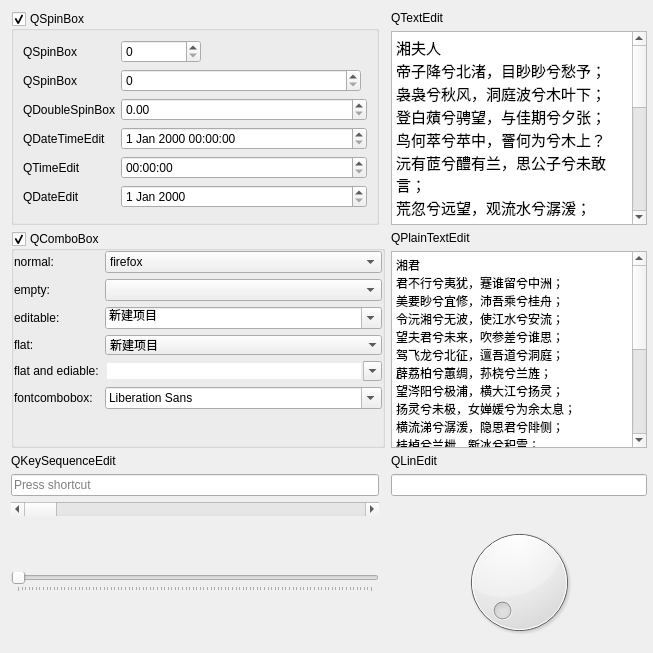
     <widget class="QWidget" name="tab_5">
      <attribute name="title">
       <string>Input Widgets</string>
      </attribute>
      <layout class="QGridLayout" name="gridLayout_5">
       <property name="rightMargin">
        <number>6</number>
       </property>
       <property name="spacing">
        <number>6</number>
       </property>
       <item row="1" column="2">
        <widget class="QTextEdit" name="textEdit">
         <property name="html">
          <string>&lt;!DOCTYPE HTML PUBLIC &quot;-//W3C//DTD HTML 4.0//EN&quot; &quot;http://www.w3.org/TR/REC-html40/strict.dtd&quot;&gt;
&lt;html&gt;&lt;head&gt;&lt;meta name=&quot;qrichtext&quot; content=&quot;1&quot; /&gt;&lt;style type=&quot;text/css&quot;&gt;
p, li { white-space: pre-wrap; }
&lt;/style&gt;&lt;/head&gt;&lt;body style=&quot; font-family:'Cantarell'; font-size:11pt; font-weight:400; font-style:normal;&quot;&gt;
&lt;p style=&quot; margin-top:0px; margin-bottom:0px; margin-left:0px; margin-right:0px; -qt-block-indent:0; text-indent:0px;&quot;&gt;湘夫人&lt;/p&gt;
&lt;p style=&quot; margin-top:0px; margin-bottom:0px; margin-left:0px; margin-right:0px; -qt-block-indent:0; text-indent:0px;&quot;&gt;帝子降兮北渚，目眇眇兮愁予；&lt;/p&gt;
&lt;p style=&quot; margin-top:0px; margin-bottom:0px; margin-left:0px; margin-right:0px; -qt-block-indent:0; text-indent:0px;&quot;&gt;袅袅兮秋风，洞庭波兮木叶下；&lt;/p&gt;
&lt;p style=&quot; margin-top:0px; margin-bottom:0px; margin-left:0px; margin-right:0px; -qt-block-indent:0; text-indent:0px;&quot;&gt;登白薠兮骋望，与佳期兮夕张；&lt;/p&gt;
&lt;p style=&quot; margin-top:0px; margin-bottom:0px; margin-left:0px; margin-right:0px; -qt-block-indent:0; text-indent:0px;&quot;&gt;鸟何萃兮苹中，罾何为兮木上？&lt;/p&gt;
&lt;p style=&quot; margin-top:0px; margin-bottom:0px; margin-left:0px; margin-right:0px; -qt-block-indent:0; text-indent:0px;&quot;&gt;沅有茝兮醴有兰，思公子兮未敢言；&lt;/p&gt;
&lt;p style=&quot; margin-top:0px; margin-bottom:0px; margin-left:0px; margin-right:0px; -qt-block-indent:0; text-indent:0px;&quot;&gt;荒忽兮远望，观流水兮潺湲；&lt;/p&gt;
&lt;p style=&quot; margin-top:0px; margin-bottom:0px; margin-left:0px; margin-right:0px; -qt-block-indent:0; text-indent:0px;&quot;&gt;麋何食兮庭中，蛟何为兮水裔；&lt;/p&gt;
&lt;p style=&quot; margin-top:0px; margin-bottom:0px; margin-left:0px; margin-right:0px; -qt-block-indent:0; text-indent:0px;&quot;&gt;朝驰余马兮江皋，夕济兮西澨；&lt;/p&gt;
&lt;p style=&quot; margin-top:0px; margin-bottom:0px; margin-left:0px; margin-right:0px; -qt-block-indent:0; text-indent:0px;&quot;&gt;闻佳人兮召余，将腾驾兮偕逝；&lt;/p&gt;
&lt;p style=&quot; margin-top:0px; margin-bottom:0px; margin-left:0px; margin-right:0px; -qt-block-indent:0; text-indent:0px;&quot;&gt;筑室兮水中，葺之兮荷盖；&lt;/p&gt;
&lt;p style=&quot; margin-top:0px; margin-bottom:0px; margin-left:0px; margin-right:0px; -qt-block-indent:0; text-indent:0px;&quot;&gt;荪壁兮紫坛，播芳椒兮成堂；&lt;/p&gt;
&lt;p style=&quot; margin-top:0px; margin-bottom:0px; margin-left:0px; margin-right:0px; -qt-block-indent:0; text-indent:0px;&quot;&gt;桂栋兮兰橑，辛夷楣兮药房；&lt;/p&gt;
&lt;p style=&quot; margin-top:0px; margin-bottom:0px; margin-left:0px; margin-right:0px; -qt-block-indent:0; text-indent:0px;&quot;&gt;罔薜荔兮为帷，擗蕙櫋兮既张；&lt;/p&gt;
&lt;p style=&quot; margin-top:0px; margin-bottom:0px; margin-left:0px; margin-right:0px; -qt-block-indent:0; text-indent:0px;&quot;&gt;白玉兮为镇，疏石兰兮为芳；&lt;/p&gt;
&lt;p style=&quot; margin-top:0px; margin-bottom:0px; margin-left:0px; margin-right:0px; -qt-block-indent:0; text-indent:0px;&quot;&gt;芷葺兮荷屋，缭之兮杜衡；&lt;/p&gt;
&lt;p style=&quot; margin-top:0px; margin-bottom:0px; margin-left:0px; margin-right:0px; -qt-block-indent:0; text-indent:0px;&quot;&gt;合百草兮实庭，建芳馨兮庑门；&lt;/p&gt;
&lt;p style=&quot; margin-top:0px; margin-bottom:0px; margin-left:0px; margin-right:0px; -qt-block-indent:0; text-indent:0px;&quot;&gt;九嶷缤兮并迎，灵之来兮如云；&lt;/p&gt;
&lt;p style=&quot; margin-top:0px; margin-bottom:0px; margin-left:0px; margin-right:0px; -qt-block-indent:0; text-indent:0px;&quot;&gt;捐余袂兮江中，遗余褋兮醴浦；&lt;/p&gt;
&lt;p style=&quot; margin-top:0px; margin-bottom:0px; margin-left:0px; margin-right:0px; -qt-block-indent:0; text-indent:0px;&quot;&gt;搴汀洲兮杜若，将以遗兮远者；&lt;/p&gt;
&lt;p style=&quot; margin-top:0px; margin-bottom:0px; margin-left:0px; margin-right:0px; -qt-block-indent:0; text-indent:0px;&quot;&gt;时不可兮骤得，聊逍遥兮容与！&lt;/p&gt;&lt;/body&gt;&lt;/html&gt;</string>
         </property>
        </widget>
       </item>
       <item row="0" column="2">
        <widget class="QLabel" name="label_9">
         <property name="text">
          <string>QTextEdit</string>
         </property>
        </widget>
       </item>
       <item row="10" column="0">
        <widget class="QScrollBar" name="horizontalScrollBar">
         <property name="orientation">
          <enum>Qt::Horizontal</enum>
         </property>
        </widget>
       </item>
       <item row="8" column="0">
        <widget class="QLabel" name="label_11">
         <property name="text">
          <string>QKeySequenceEdit</string>
         </property>
        </widget>
       </item>
       <item row="13" column="0">
        <widget class="QSlider" name="horizontalSlider">
         <property name="orientation">
          <enum>Qt::Horizontal</enum>
         </property>
         <property name="tickPosition">
          <enum>QSlider::TicksBelow</enum>
         </property>
        </widget>
       </item>
       <item row="4" column="2">
        <widget class="QLabel" name="label_5">
         <property name="text">
          <string>QPlainTextEdit</string>
         </property>
        </widget>
       </item>
       <item row="5" column="2">
        <widget class="QPlainTextEdit" name="plainTextEdit">
         <property name="plainText">
          <string>湘君
君不行兮夷犹，蹇谁留兮中洲；
美要眇兮宜修，沛吾乘兮桂舟；
令沅湘兮无波，使江水兮安流；
望夫君兮未来，吹参差兮谁思；
驾飞龙兮北征，邅吾道兮洞庭；
薜荔柏兮蕙绸，荪桡兮兰旌；
望涔阳兮极浦，横大江兮扬灵；
扬灵兮未极，女婵媛兮为余太息；
横流涕兮潺湲，隐思君兮陫侧；
桂棹兮兰枻，斵冰兮积雪；
采薜荔兮水中，搴芙蓉兮木末；
心不同兮媒劳，恩不甚兮轻绝；
石濑兮浅浅，飞龙兮翩翩；
交不忠兮怨长，期不信兮告余以不闲；
朝骋骛兮江皋，夕弭节兮北渚；
鸟次兮屋上，水周兮堂下；
捐余玦兮江中，遗余佩兮醴浦；
采芳洲兮杜若，将以遗兮下女；
时不可兮再得，聊逍遥兮容与。</string>
         </property>
        </widget>
       </item>
       <item row="9" column="0">
        <widget class="QKeySequenceEdit" name="keySequenceEdit"/>
       </item>
       <item row="8" column="2">
        <widget class="QLabel" name="label_10">
         <property name="text">
          <string>QLinEdit</string>
         </property>
        </widget>
       </item>
       <item row="9" column="2">
        <widget class="QLineEdit" name="lineEdit"/>
       </item>
       <item row="0" column="0" rowspan="2">
        <widget class="QGroupBox" name="groupBox_9">
         <property name="title">
          <string>QSpinBox</string>
         </property>
         <property name="checkable">
          <bool>true</bool>
         </property>
         <layout class="QGridLayout" name="gridLayout_9" columnstretch="0,0,0">
          <item row="0" column="0">
           <widget class="QLabel" name="label_8">
            <property name="text">
             <string>QSpinBox</string>
            </property>
           </widget>
          </item>
          <item row="1" column="0">
           <widget class="QLabel" name="label_29">
            <property name="text">
             <string>QSpinBox</string>
            </property>
           </widget>
          </item>
          <item row="3" column="0">
           <widget class="QLabel" name="label_32">
            <property name="text">
             <string>QDateTimeEdit</string>
            </property>
           </widget>
          </item>
          <item row="5" column="0">
           <widget class="QLabel" name="label_34">
            <property name="text">
             <string>QDateEdit</string>
            </property>
           </widget>
          </item>
          <item row="2" column="0">
           <widget class="QLabel" name="label_31">
            <property name="text">
             <string>QDoubleSpinBox</string>
            </property>
           </widget>
          </item>
          <item row="4" column="0">
           <widget class="QLabel" name="label_33">
            <property name="text">
             <string>QTimeEdit</string>
            </property>
           </widget>
          </item>
          <item row="1" column="1">
           <widget class="QSpinBox" name="spinBox_3">
            <property name="sizePolicy">
             <sizepolicy hsizetype="Preferred" vsizetype="Fixed">
              <horstretch>0</horstretch>
              <verstretch>0</verstretch>
             </sizepolicy>
            </property>
            <property name="minimumSize">
             <size>
              <width>240</width>
              <height>0</height>
             </size>
            </property>
            <property name="maximumSize">
             <size>
              <width>240</width>
              <height>16777215</height>
             </size>
            </property>
           </widget>
          </item>
          <item row="2" column="1" colspan="2">
           <widget class="QDoubleSpinBox" name="doubleSpinBox_2"/>
          </item>
          <item row="3" column="1" colspan="2">
           <widget class="QDateTimeEdit" name="dateTimeEdit_2"/>
          </item>
          <item row="4" column="1" colspan="2">
           <widget class="QTimeEdit" name="timeEdit_2"/>
          </item>
          <item row="5" column="1" colspan="2">
           <widget class="QDateEdit" name="dateEdit_2"/>
          </item>
          <item row="0" column="1">
           <widget class="QSpinBox" name="spinBox_2">
            <property name="sizePolicy">
             <sizepolicy hsizetype="Preferred" vsizetype="Fixed">
              <horstretch>0</horstretch>
              <verstretch>0</verstretch>
             </sizepolicy>
            </property>
            <property name="minimumSize">
             <size>
              <width>80</width>
              <height>0</height>
             </size>
            </property>
            <property name="maximumSize">
             <size>
              <width>80</width>
              <height>16777215</height>
             </size>
            </property>
            <property name="buttonSymbols">
             <enum>QAbstractSpinBox::UpDownArrows</enum>
            </property>
           </widget>
          </item>
         </layout>
        </widget>
       </item>
       <item row="4" column="0" rowspan="2" colspan="2">
        <widget class="QGroupBox" name="groupBox_8">
         <property name="title">
          <string>QComboBox</string>
         </property>
         <property name="checkable">
          <bool>true</bool>
         </property>
         <layout class="QGridLayout" name="gridLayout_8">
          <property name="leftMargin">
           <number>0</number>
          </property>
          <property name="topMargin">
           <number>0</number>
          </property>
          <property name="rightMargin">
           <number>0</number>
          </property>
          <property name="bottomMargin">
           <number>36</number>
          </property>
          <item row="5" column="1">
           <widget class="QFontComboBox" name="fontComboBox_2">
            <property name="sizePolicy">
             <sizepolicy hsizetype="Expanding" vsizetype="Fixed">
              <horstretch>0</horstretch>
              <verstretch>0</verstretch>
             </sizepolicy>
            </property>
           </widget>
          </item>
          <item row="0" column="1">
           <widget class="QComboBox" name="comboBox_5">
            <property name="sizePolicy">
             <sizepolicy hsizetype="Expanding" vsizetype="Fixed">
              <horstretch>0</horstretch>
              <verstretch>0</verstretch>
             </sizepolicy>
            </property>
            <item>
             <property name="text">
              <string>firefox</string>
             </property>
             <property name="icon">
              <iconset theme="firefox">
               <normaloff>../../../../.designer/backup</normaloff>../../../../.designer/backup</iconset>
             </property>
            </item>
            <item>
             <property name="text">
              <string>eom</string>
             </property>
             <property name="icon">
              <iconset theme="eom">
               <normaloff>../../../../.designer/backup</normaloff>../../../../.designer/backup</iconset>
             </property>
            </item>
            <item>
             <property name="text">
              <string>gpick</string>
             </property>
             <property name="icon">
              <iconset theme="gpick">
               <normaloff>../../../../.designer/backup</normaloff>../../../../.designer/backup</iconset>
             </property>
            </item>
            <item>
             <property name="text">
              <string>kiran-cpanel-power</string>
             </property>
             <property name="icon">
              <iconset theme="kcp-power">
               <normaloff>../../../../.designer/backup</normaloff>../../../../.designer/backup</iconset>
             </property>
            </item>
            <item>
             <property name="text">
              <string>kiran-cpanel-account</string>
             </property>
             <property name="icon">
              <iconset theme="kcp-account">
               <normaloff>../../../../.designer/backup</normaloff>../../../../.designer/backup</iconset>
             </property>
            </item>
            <item>
             <property name="text">
              <string>kiran-cpanel-display</string>
             </property>
             <property name="icon">
              <iconset theme="kcp-display">
               <normaloff>../../../../.designer/backup</normaloff>../../../../.designer/backup</iconset>
             </property>
            </item>
            <item>
             <property name="text">
              <string>kiran-cpanel-timedate</string>
             </property>
             <property name="icon">
              <iconset theme="kcp-timedate">
               <normaloff>../../../../.designer/backup</normaloff>../../../../.designer/backup</iconset>
             </property>
            </item>
           </widget>
          </item>
          <item row="4" column="1">
           <widget class="QComboBox" name="comboBox_9">
            <property name="sizePolicy">
             <sizepolicy hsizetype="Expanding" vsizetype="Fixed">
              <horstretch>0</horstretch>
              <verstretch>0</verstretch>
             </sizepolicy>
            </property>
            <property name="editable">
             <bool>true</bool>
            </property>
            <property name="frame">
             <bool>false</bool>
            </property>
           </widget>
          </item>
          <item row="1" column="1">
           <widget class="QComboBox" name="comboBox_6">
            <property name="sizePolicy">
             <sizepolicy hsizetype="Expanding" vsizetype="Fixed">
              <horstretch>0</horstretch>
              <verstretch>0</verstretch>
             </sizepolicy>
            </property>
           </widget>
          </item>
          <item row="1" column="0">
           <widget class="QLabel" name="label_23">
            <property name="text">
             <string>empty:   </string>
            </property>
           </widget>
          </item>
          <item row="0" column="0">
           <widget class="QLabel" name="label_22">
            <property name="text">
             <string>normal:  </string>
            </property>
           </widget>
          </item>
          <item row="2" column="0">
           <widget class="QLabel" name="label_24">
            <property name="text">
             <string>editable:</string>
            </property>
           </widget>
          </item>
          <item row="3" column="0">
           <widget class="QLabel" name="label_25">
            <property name="text">
             <string>flat:</string>
            </property>
           </widget>
          </item>
          <item row="5" column="0">
           <widget class="QLabel" name="label_6">
            <property name="text">
             <string>fontcombobox:</string>
            </property>
           </widget>
          </item>
          <item row="4" column="0">
           <widget class="QLabel" name="label_28">
            <property name="text">
             <string>flat and ediable:</string>
            </property>
           </widget>
          </item>
          <item row="2" column="1">
           <widget class="QComboBox" name="comboBox_7">
            <property name="sizePolicy">
             <sizepolicy hsizetype="Expanding" vsizetype="Fixed">
              <horstretch>0</horstretch>
              <verstretch>0</verstretch>
             </sizepolicy>
            </property>
            <property name="editable">
             <bool>true</bool>
            </property>
            <property name="frame">
             <bool>true</bool>
            </property>
            <item>
             <property name="text">
              <string>新建项目</string>
             </property>
            </item>
            <item>
             <property name="text">
              <string>新建项目</string>
             </property>
            </item>
            <item>
             <property name="text">
              <string>新建项目</string>
             </property>
            </item>
            <item>
             <property name="text">
              <string>新建项目</string>
             </property>
            </item>
           </widget>
          </item>
          <item row="3" column="1">
           <widget class="QComboBox" name="comboBox_8">
            <property name="sizePolicy">
             <sizepolicy hsizetype="Expanding" vsizetype="Fixed">
              <horstretch>0</horstretch>
              <verstretch>0</verstretch>
             </sizepolicy>
            </property>
            <property name="frame">
             <bool>false</bool>
            </property>
            <item>
             <property name="text">
              <string>新建项目</string>
             </property>
            </item>
            <item>
             <property name="text">
              <string>新建项目</string>
             </property>
            </item>
            <item>
             <property name="text">
              <string>新建项目</string>
             </property>
            </item>
            <item>
             <property name="text">
              <string>新建项目</string>
             </property>
            </item>
           </widget>
          </item>
         </layout>
        </widget>
       </item>
       <item row="13" column="2">
        <widget class="QDial" name="dial">
         <property name="minimumSize">
          <size>
           <width>120</width>
           <height>120</height>
          </size>
         </property>
        </widget>
       </item>
      </layout>
     </widget>
